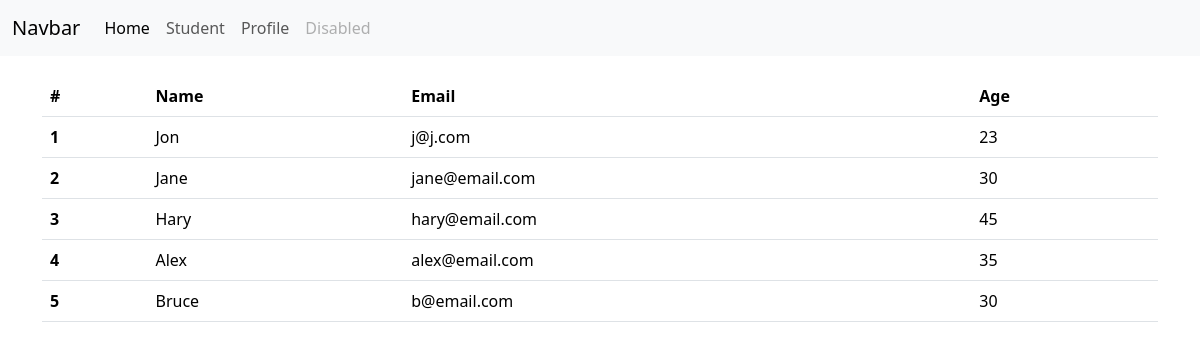
The app's page /inherit/student/ with its own data.
### temp_inheritance/models.py (models this page shows, shortened)
class Student(models.Model):  # student_set
    name = models.CharField(max_length=20)
    email = models.EmailField()
    age = models.IntegerField()
    classroom = models.ForeignKey(ClassRoom, on_delete=models.CASCADE,
                                  related_name="classroom_students", null=True, blank=True)

### temp_inheritance/views.py (the view)
# urls.py: path('student/', model_student, name='student'),
def model_student(request):
    students = Student.objects.all()  # queryset => [obj1, obj2, obj3]
    return render(request, template_name="temp_inheritance/model_student.html",
                  context={"students": students})

### temp_inheritance/templates/temp_inheritance/model_student.html
{% extends 'temp_inheritance/base.html' %}
{% block content %}
    <table class="table">
  <thead>
    <tr>
      <th scope="col">#</th>
      <th scope="col">Name</th>
      <th scope="col">Email</th>
      <th scope="col">Age</th>
    </tr>
  </thead>
  <tbody>
  {% for student in students %}
    <tr>
      <th scope="row">{{ forloop.counter }}</th>
      <td>{{ student.name }}</td>
      <td>{{ student.email }}</td>
      <td>{{ student.age }}</td>
    </tr>
  {% endfor %}
  </tbody>
</table>
{% endblock %}

### records on screen
Student: name "Jon", email "j@j.com", age "23"
Student: name "Jane", email "jane@email.com", age "30"
Student: name "Hary", email "hary@email.com", age "45"
Student: name "Alex", email "alex@email.com", age "35"
Student: name "Bruce", email "b@email.com", age "30"
